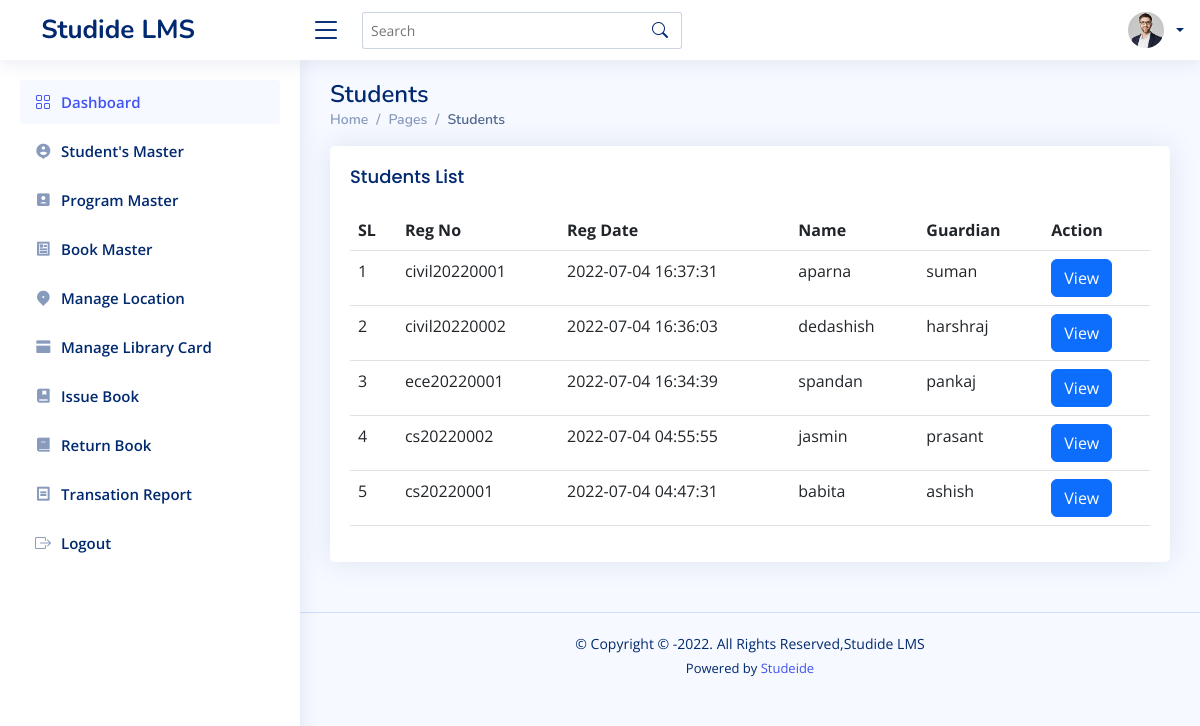
Page /students.php on the committed database.
### tables this page shows
CREATE TABLE `tbl_setting` (
  `id` int(11) NOT NULL,
  `org_name` text NOT NULL,
  `copyright` varchar(300) NOT NULL,
  `powered_by` varchar(300) NOT NULL,
  `powered_url` varchar(300) NOT NULL,
  `year` varchar(4) NOT NULL
);

CREATE TABLE `tbl_student` (
  `reg_no` varchar(20) NOT NULL,
  `reg_date` timestamp NOT NULL DEFAULT current_timestamp() ON UPDATE current_timestamp(),
  `name` varchar(20) NOT NULL,
  `guardian` varchar(20) NOT NULL,
  `contact` varchar(20) NOT NULL,
  `program_id` int(11) DEFAULT NULL,
  `email` varchar(30) NOT NULL,
  `gender` varchar(20) DEFAULT NULL,
  `marital_status` varchar(20) NOT NULL,
  `nationality` varchar(20) NOT NULL,
  `catagory` varchar(20) NOT NULL,
  `address` varchar(20) NOT NULL,
  `pin_code` varchar(20) NOT NULL,
  `status` varchar(20) NOT NULL
);

### templates/global.php (called while the page is built)
<?php
  include("conn.php");
  $sql_setting="select * from tbl_setting";
  $smt_setting=mysqli_query($conn,$sql_setting);
  $settings=mysqli_fetch_array($smt_setting);
  ?>

### students.php (the view, shortened to what this page needs)
<!DOCTYPE html>
<html lang="en">
<head>
  <?php include("templates/inc.php") ?>
</head>
<body>
  <?php include("templates/header.php");?>
  <?php include("templates/sidebar.php"); ?>
  <main id="main" class="main">
    <div class="pagetitle">
      <h1>Students</h1>
      <nav>
        <ol class="breadcrumb">
          <li class="breadcrumb-item"><a href="dashboard.php">Home</a></li>
          <li class="breadcrumb-item">Pages</li>
          <li class="breadcrumb-item active">Students</li>
        </ol>
      </nav>
    </div>
    <section class="section">
      <div class="row">
        <div class="col-lg-12">
          <div class="card">
            <div class="card-body">
              <h5 class="card-title">Students List</h5>
              <table class="table datatable">
                <thead>
                  <tr>
                    <th scope="col">SL</th>
                    <th scope="col">Reg No</th>
                    <th scope="col">Reg Date</th>
                    <th scope="col">Name</th>
                    <th scope="col">Guardian</th>
                    <th scope="col">Action</th>
                  </tr>
                </thead>
                <tbody>
                   <?php
                   include("./conn.php");
                   $sl=1;
                   $sql="select * from tbl_student order by reg_date desc";
                   $smt=mysqli_query($conn,$sql);
                   while($rs=mysqli_fetch_array($smt))
                   {
                    echo "<tr>";
                    echo "<td>".$sl."</td>";
                    echo "<td>".$rs['reg_no']."</td>";
                    echo "<td>".$rs['reg_date']."</td>";
                    echo "<td>".$rs['name']."</td>";
                    echo "<td>".$rs['guardian']."</td>";
                    echo '<td><a href="student.php?id='.$rs['reg_no'].'"><button type="button" class="btn btn-primary"></i>View</button></td>';
                    echo "</tr>";
                    $sl++;
                   }
                   ?>
                </tbody>
              </table>
            </div>
          </div>
        </div>
      </div>
    </section>
  </main>
   <?php include("templates/footer.php"); ?>
</body>
</html>

### templates/header.php (shortened to what this page needs)
<?php include("templates/global.php"); ?>
<header id="header" class="header fixed-top d-flex align-items-center">
<div class="d-flex align-items-center justify-content-between">
  <a href="index.html" class="logo d-flex align-items-center">
    <span class="d-none d-lg-block">&nbsp;&nbsp;&nbsp;<?php echo $settings['org_name']; ?> </span>
  </a>
  <i class="bi bi-list toggle-sidebar-btn"></i>
</div>
<div class="search-bar">
  <form class="search-form d-flex align-items-center" method="POST" action="#">
    <input type="text" name="query" placeholder="Search" title="Enter search keyword">
    <button type="submit" title="Search"><i class="bi bi-search"></i></button>
  </form>
</div>
<nav class="header-nav ms-auto">
  <ul class="d-flex align-items-center">
    <li class="nav-item dropdown pe-3">
      <a class="nav-link nav-profile d-flex align-items-center pe-0" href="#" data-bs-toggle="dropdown">
        <img src="assets/img/profile-img.jpg" alt="Profile" class="rounded-circle">
        <span class="d-none d-md-block dropdown-toggle ps-2">
        </span>
      </a>
    </li>
  </ul>
</nav>
</header>

### templates/footer.php
<footer id="footer" class="footer">
    <div class="copyright">
      &copy; Copyright &copy; -<?php echo $settings['year']; ?>. All Rights Reserved,<?php echo $settings['org_name']; ?>
    </div>
    <div class="credits">
            Powered by <a target="_blank" href="<?php echo $settings['powered_url']; ?> "><?php echo $settings['powered_by']; ?> </a>
    </div>
  </footer>

### assets/css/style.css (style rules this page uses)
:root { scroll-behavior: smooth; }
body { font-family: "Open Sans", sans-serif; background: #f6f9ff; color: #444444; }
a { color: #4154f1; text-decoration: none; }
h1, h2, h3, h4, h5, h6 { font-family: "Nunito", sans-serif; }
#main { margin-top: 60px; padding: 20px 30px; transition: all 0.3s; }
.pagetitle { margin-bottom: 10px; }
.pagetitle h1 { font-size: 24px; margin-bottom: 0; font-weight: 600; color: #012970; }
.card { margin-bottom: 30px; border: none; border-radius: 5px; box-shadow: 0px 0 30px rgba(1, 41, 112, 0.1); }
.card-title { padding: 20px 0 15px 0; font-size: 18px; font-weight: 500; color: #012970; font-family: "Poppins", sans-serif; }
.card-body { padding: 0 20px 20px 20px; }
.breadcrumb { font-size: 14px; font-family: "Nunito", sans-serif; color: #899bbd; font-weight: 600; }
.breadcrumb a { color: #899bbd; transition: 0.3s; }
.breadcrumb .breadcrumb-item::before { color: #899bbd; }
.breadcrumb .active { color: #51678f; font-weight: 600; }
.logo { line-height: 1; }
@media (min-width: 1200px) { .logo { width: 280px; } }
.logo span { font-size: 26px; font-weight: 700; color: #012970; font-family: "Nunito", sans-serif; }
.header { transition: all 0.5s; z-index: 997; height: 60px; box-shadow: 0px 2px 20px rgba(1, 41, 112, 0.1); background-color: #fff; padding-left: 20px; }
.header .toggle-sidebar-btn { font-size: 32px; padding-left: 10px; cursor: pointer; color: #012970; }
.header .search-bar { min-width: 360px; padding: 0 20px; }
.header .search-form { width: 100%; }
.header .search-form input { border: 0; font-size: 14px; color: #012970; border: 1px solid rgba(1, 41, 112, 0.2); padding: 7px 38px 7px 8px; border-radius: 3px; transition: 0.3s; width: 100%; }
.header .search-form button { border: 0; padding: 0; margin-left: -30px; background: none; }
.header .search-form button i { color: #012970; }
.header-nav ul { list-style: none; }
.header-nav>ul { margin: 0; padding: 0; }
.header-nav .nav-profile { color: #012970; }
.header-nav .nav-profile img { max-height: 36px; }
.header-nav .nav-profile span { font-size: 14px; font-weight: 600; }
@media (min-width: 1200px) { #main, #footer { margin-left: 300px; } }
.footer { padding: 20px 0; font-size: 14px; transition: all 0.3s; border-top: 1px solid #cddfff; }
.footer .copyright { text-align: center; color: #012970; }
.footer .credits { padding-top: 5px; text-align: center; font-size: 13px; color: #012970; }

### rows in the picture
tbl_setting: org_name "Studide LMS", year "2022", powered_by "Studeide"
tbl_student: reg_no "civil20220001", reg_date "2022-07-04 16:37:31", name "aparna", guardian "suman"
tbl_student: reg_no "civil20220002", reg_date "2022-07-04 16:36:03", name "dedashish", guardian "harshraj"
tbl_student: reg_no "ece20220001", reg_date "2022-07-04 16:34:39", name "spandan", guardian "pankaj"
tbl_student: reg_no "cs20220002", reg_date "2022-07-04 04:55:55", name "jasmin", guardian "prasant"
tbl_student: reg_no "cs20220001", reg_date "2022-07-04 04:47:31", name "babita", guardian "ashish"
